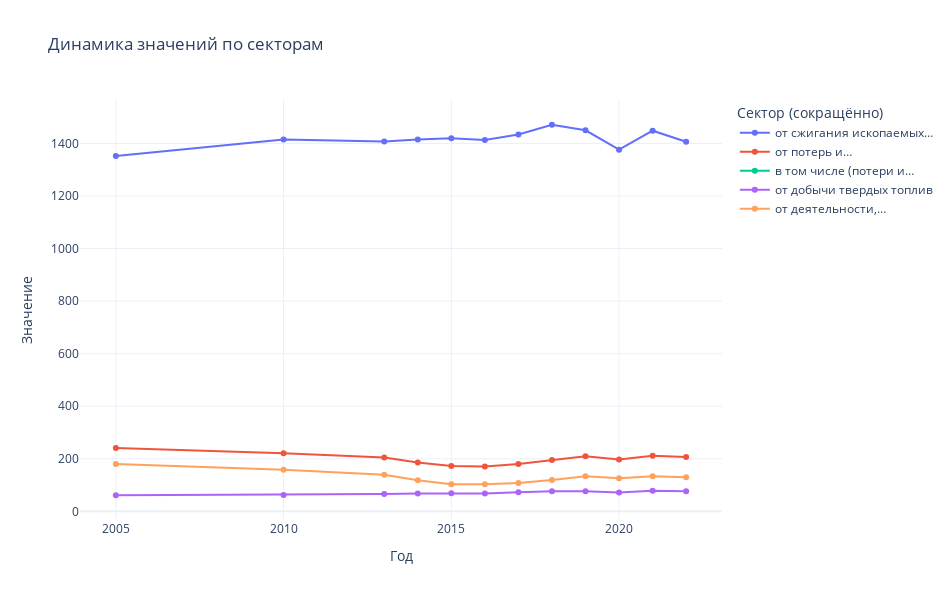

Notebook code cell kept with this figure:
### Code cell
df = pd.read_excel('Kl_3.xlsx')

# Просмотр первых строк таблицы
df.head()

df_long = df.melt(
    id_vars=df.columns[0],        # первый столбец — идентификатор (Сектор)
    var_name="Год",               # название нового столбца для лет
    value_name="Значение"         # название столбца с данными
)
df_long["Год"] = pd.to_numeric(df_long["Год"], errors="coerce")

def shorten_label(label: str, width: int = 25) -> str:
    """Автоматически сокращает длинные названия"""
    if len(label) <= width:
        return label
    # если длинное — обрезаем до ближайшего пробела и добавляем "…"
    short = textwrap.shorten(label, width=width, placeholder="…")
    return short

df_long["Сектор_кратко"] = df_long["Вид_продукции"].apply(shorten_label)

# создаём интерактивный график
fig = px.line(
    df_long,
    x="Год",
    y="Значение",
    color="Сектор_кратко",
    hover_name="Вид_продукции",       # при наведении — полное имя
    markers=True,
    title="Динамика значений по секторам"
)

# оформление
fig.update_layout(
    legend_title_text="Сектор (сокращённо)",
    legend=dict(
        orientation="v",
        yanchor="top",
        y=1,
        xanchor="left",
        x=1.02
    ),
    hovermode="x unified",
    template="plotly_white",
    width=950,
    height=600
)

fig.show()

### Figure 1 — Plotly figure (JSON) as saved in the notebook; plotly's stock layout.template omitted (floating-point values rounded to 4 significant figures)
{"data": [{"hovertemplate": "<b>%{hovertext}</b><br><br>Сектор_кратко=от сжигания ископаемых…<br>Год=%{x}<br>Значение=%{y}<extra></extra>", "hovertext": ["от сжигания ископаемых топлив", "от сжигания ископаемых топлив", "от сжигания ископаемых топлив", "от сжигания ископаемых топлив", "от сжигания ископаемых топлив", "от сжигания ископаемых топлив", "от сжигания ископаемых топлив", "от сжигания ископаемых топлив", "от сжигания ископаемых топлив", "от сжигания ископаемых топлив", "от сжигания ископаемых топлив", "от сжигания ископаемых топлив"], "legendgroup": "от сжигания ископаемых…", "line": {"color": "#636efa", "dash": "solid"}, "marker": {"symbol": "circle"}, "mode": "lines+markers", "name": "от сжигания ископаемых…", "orientation": "v", "showlegend": true, "x": [2005, 2010, 2013, 2014, 2015, 2016, 2017, 2018, 2019, 2020, 2021, 2022], "xaxis": "x", "y": [1353.0, 1415.0, 1407.0, 1415.0, 1420.0, 1413.0, 1434.0, 1471.0, 1450.0, 1376.0, 1448.0, 1406.0], "yaxis": "y", "type": "scatter"}, {"hovertemplate": "<b>%{hovertext}</b><br><br>Сектор_кратко=от потерь и…<br>Год=%{x}<br>Значение=%{y}<extra></extra>", "hovertext": ["от потерь и технологических выбросов в атмосферу", "от потерь и технологических выбросов в атмосферу", "от потерь и технологических выбросов в атмосферу", "от потерь и технологических выбросов в атмосферу", "от потерь и технологических выбросов в атмосферу", "от потерь и технологических выбросов в атмосферу", "от потерь и технологических выбросов в атмосферу", "от потерь и технологических выбросов в атмосферу", "от потерь и технологических выбросов в атмосферу", "от потерь и технологических выбросов в атмосферу", "от потерь и технологических выбросов в атмосферу", "от потерь и технологических выбросов в атмосферу"], "legendgroup": "от потерь и…", "line": {"color": "#EF553B", "dash": "solid"}, "marker": {"symbol": "circle"}, "mode": "lines+markers", "name": "от потерь и…", "orientation": "v", "showlegend": true, "x": [2005, 2010, 2013, 2014, 2015, 2016, 2017, 2018, 2019, 2020, 2021, 2022], "xaxis": "x", "y": [241.2, 220.7, 204.8, 185.4, 172.1, 170.4, 180.4, 195.6, 210.0, 197.5, 211.6, 206.7], "yaxis": "y", "type": "scatter"}, {"hovertemplate": "<b>%{hovertext}</b><br><br>Сектор_кратко=в том числе (потери и…<br>Год=%{x}<br>Значение=%{y}<extra></extra>", "hovertext": ["в том числе (потери\nи технологические выбросы):", "в том числе (потери\nи технологические выбросы):", "в том числе (потери\nи технологические выбросы):", "в том числе (потери\nи технологические выбросы):", "в том числе (потери\nи технологические выбросы):", "в том числе (потери\nи технологические выбросы):", "в том числе (потери\nи технологические выбросы):", "в том числе (потери\nи технологические выбросы):", "в том числе (потери\nи технологические выбросы):", "в том числе (потери\nи технологические выбросы):", "в том числе (потери\nи технологические выбросы):", "в том числе (потери\nи технологические выбросы):"], "legendgroup": "в том числе (потери и…", "line": {"color": "#00cc96", "dash": "solid"}, "marker": {"symbol": "circle"}, "mode": "lines+markers", "name": "в том числе (потери и…", "orientation": "v", "showlegend": true, "x": [2005, 2010, 2013, 2014, 2015, 2016, 2017, 2018, 2019, 2020, 2021, 2022], "xaxis": "x", "y": [null, null, null, null, null, null, null, null, null, null, null, null], "yaxis": "y", "type": "scatter"}, {"hovertemplate": "<b>%{hovertext}</b><br><br>Сектор_кратко=от добычи твердых топлив<br>Год=%{x}<br>Значение=%{y}<extra></extra>", "hovertext": ["от добычи твердых топлив", "от добычи твердых топлив", "от добычи твердых топлив", "от добычи твердых топлив", "от добычи твердых топлив", "от добычи твердых топлив", "от добычи твердых топлив", "от добычи твердых топлив", "от добычи твердых топлив", "от добычи твердых топлив", "от добычи твердых топлив", "от добычи твердых топлив"], "legendgroup": "от добычи твердых топлив", "line": {"color": "#ab63fa", "dash": "solid"}, "marker": {"symbol": "circle"}, "mode": "lines+markers", "name": "от добычи твердых топлив", "orientation": "v", "showlegend": true, "x": [2005, 2010, 2013, 2014, 2015, 2016, 2017, 2018, 2019, 2020, 2021, 2022], "xaxis": "x", "y": [61.2, 62.6, 65.7, 67.4, 68.7, 67.7, 72.9, 76.7, 76.4, 71.6, 78.5, 76.6], "yaxis": "y", "type": "scatter"}, {"hovertemplate": "<b>%{hovertext}</b><br><br>Сектор_кратко=от деятельности,…<br>Год=%{x}<br>Значение=%{y}<extra></extra>", "hovertext": ["от деятельности, связанной\nс нефтью и газом", "от деятельности, связанной\nс нефтью и газом", "от деятельности, связанной\nс нефтью и газом", "от деятельности, связанной\nс нефтью и газом", "от деятельности, связанной\nс нефтью и газом", "от деятельности, связанной\nс нефтью и газом", "от деятельности, связанной\nс нефтью и газом", "от деятельности, связанной\nс нефтью и газом", "от деятельности, связанной\nс нефтью и газом", "от деятельности, связанной\nс нефтью и газом", "от деятельности, связанной\nс нефтью и газом", "от деятельности, связанной\nс нефтью и газом"], "legendgroup": "от деятельности,…", "line": {"color": "#FFA15A", "dash": "solid"}, "marker": {"symbol": "circle"}, "mode": "lines+markers", "name": "от деятельности,…", "orientation": "v", "showlegend": true, "x": [2005, 2010, 2013, 2014, 2015, 2016, 2017, 2018, 2019, 2020, 2021, 2022], "xaxis": "x", "y": [180.0, 158.1, 139.1, 118.0, 103.4, 102.7, 107.5, 118.9, 133.6, 125.9, 133.1, 130.1], "yaxis": "y", "type": "scatter"}], "layout": {"xaxis": {"anchor": "y", "domain": [0.0, 1.0], "title": {"text": "Год"}}, "yaxis": {"anchor": "x", "domain": [0.0, 1.0], "title": {"text": "Значение"}}, "legend": {"title": {"text": "Сектор (сокращённо)"}, "tracegroupgap": 0, "orientation": "v", "yanchor": "top", "y": 1, "xanchor": "left", "x": 1.02}, "title": {"text": "Динамика значений по секторам"}, "hovermode": "x unified", "width": 950, "height": 600}}
